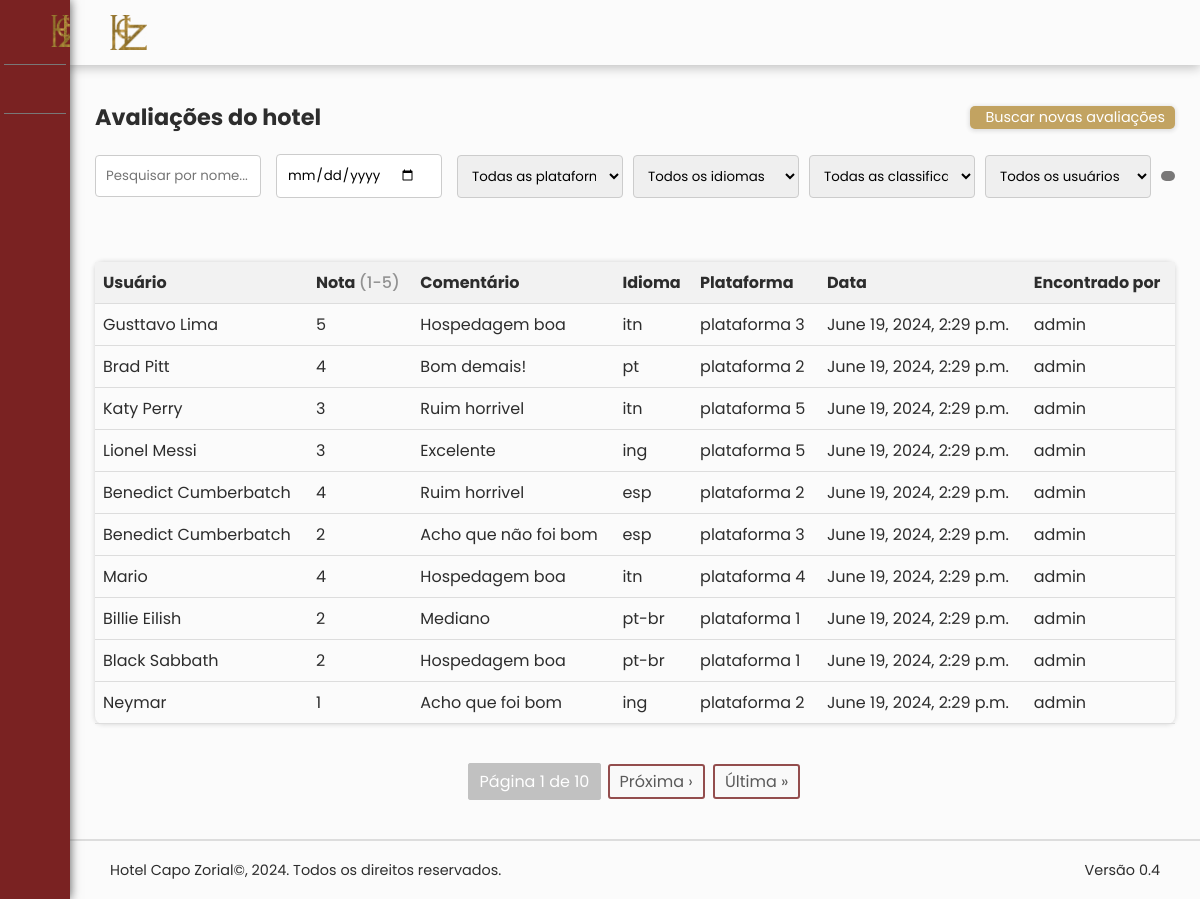
The app's page / (signed in), older data.
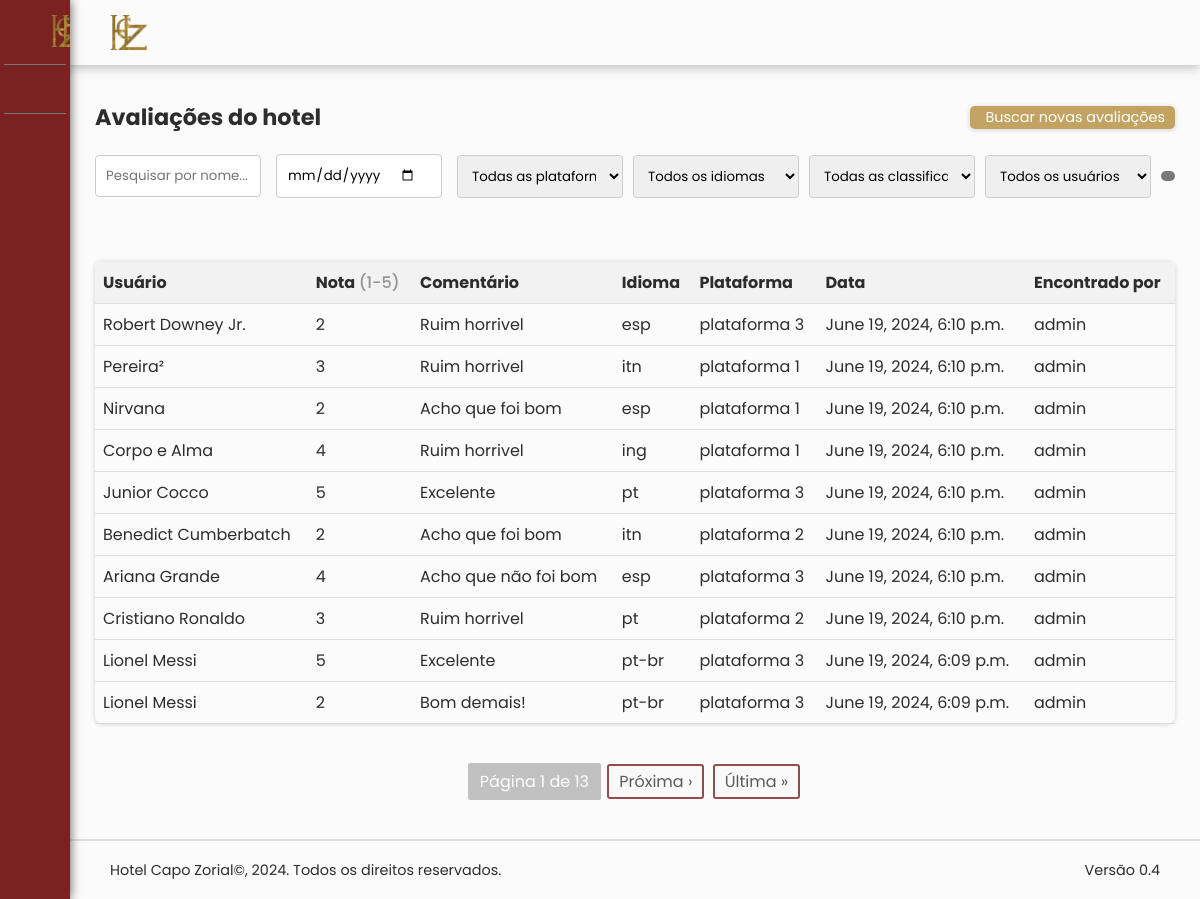
The same page, newer data.
### busca_app/models.py (models this page shows, shortened)
class Avaliacoes(models.Model):
    class Meta:
        ordering = ['-data']
    PLATAFORMA_CHOICES = [
        ('plataforma 1', 'Plataforma 1'),
        ('plataforma 2', 'Plataforma 2'),
        ('plataforma 3', 'Plataforma 3'),
        ('plataforma 4', 'Plataforma 4'),
        ('plataforma 5', 'Plataforma 5'),
    ]
    IDIOMA_CHOICES = [
        ('pt-br', 'Português Brasileiro'),
        ('pt', 'Português'),
        ('ing', 'Inglês'),
        ('esp', 'Espanhol'),
        ('itn', 'Italiano'),
    ]
    nome = models.CharField(max_length=100, verbose_name="Nome")
    texto = models.TextField(verbose_name="Texto")
    plataforma = models.CharField(max_length=50, choices=PLATAFORMA_CHOICES, verbose_name="Plataforma")
    data = models.DateTimeField(auto_now_add=True, verbose_name="Data")
    classificacao = models.IntegerField(verbose_name="Classificação")
    idioma = models.CharField(max_length=20, choices=IDIOMA_CHOICES, verbose_name="Idioma")
    encontrado_por = models.ForeignKey(User, on_delete=models.CASCADE, verbose_name="Encontrado por")

### busca_app/views.py (the view)
# urls.py: path("", views.home, name="home"),
def home(request):
    query = request.GET.get('q')
    data = request.GET.get('data')
    plataforma = request.GET.get('plataforma')
    idioma = request.GET.get('idioma')
    classificacao = request.GET.get('classificacao')
    encontrado_por = request.GET.get('encontrado_por')
    avaliacoes = Avaliacoes.objects.all()
    if query:
        avaliacoes = avaliacoes.filter(nome__icontains=query)
    if data:
        avaliacoes = avaliacoes.filter(data__date=data)
    if plataforma:
        avaliacoes = avaliacoes.filter(plataforma=plataforma)
    if idioma:
        avaliacoes = avaliacoes.filter(idioma=idioma)
    if classificacao:
        avaliacoes = avaliacoes.filter(classificacao=classificacao)
    if encontrado_por:
        avaliacoes = avaliacoes.filter(encontrado_por_id=encontrado_por)
    paginator = Paginator(avaliacoes, 10)
    page_number = request.GET.get('page')
    try:
        avaliacoes = paginator.page(page_number)
    except PageNotAnInteger:
        avaliacoes = paginator.page(1)
    except EmptyPage:
        avaliacoes = paginator.page(paginator.num_pages)
    plataformas = Avaliacoes.PLATAFORMA_CHOICES
    idiomas = Avaliacoes.IDIOMA_CHOICES
    classificacoes = [1, 2, 3, 4, 5]
    usuarios = User.objects.all()
    novas_avaliacoes = request.session.pop('novas_avaliacoes', None)
    return render(request, 'home.html', {
        'avaliacoes': avaliacoes,
        'plataformas': plataformas,
        'idiomas': idiomas,
        'classificacoes': classificacoes,
        'usuarios': usuarios,
        'novas_avaliacoes': novas_avaliacoes,
    })

### busca_app/templates/home.html (shortened to what this page needs)
{% extends 'index.html' %}
{% block content %}
<head>
    <link rel="stylesheet" href="../static/css/home.css">
</head>
<body id="atividades">
    <div class="content">
        <div class="search-and-add">
            <h1>Avaliações do hotel</h1>
            <div class="button-group">
                <a class="add_atividade" href="{% url 'buscar' %}">
                    <span class="title">Buscar novas avaliações</span>
                </a>
            </div>
        </div>
        <form class="search" action="{% url 'home' %}" method="GET">
            <input type="text" name="q" placeholder="Pesquisar por nome..." value="{{ request.GET.q }}">
            <input type="date" name="data" placeholder="Pesquisar por data..." value="{{ request.GET.data }}">
            <select name="plataforma">
                <option value="">Todas as plataformas</option>
            </select>
            <select name="idioma">
                <option value="">Todos os idiomas</option>
            </select>
            <select name="classificacao">
                <option value="">Todas as classificações</option>
            </select>
            <select name="encontrado_por">
                <option value="">Todos os usuários</option>
            </select>
            <button type="submit"></button>
        </form>
        <table class="atividades-table">
            <thead>
                <tr>
                    <th>Usuário</th>
                    <th>Nota <span style="font-weight: 500; color: #929292;">(1-5)</span></th>
                    <th>Comentário</th>
                    <th>Idioma</th>
                    <th>Plataforma</th>
                    <th>Data</th>
                    <th>Encontrado por</th>
                </tr>
            </thead>
            <tbody>
                {% for avaliacao in avaliacoes %}
                <tr>
                    <td><a href="#">{{ avaliacao.nome }}</a></td>
                    <td><a href="#">{{ avaliacao.classificacao }}<ion-icon style="padding-left: 3px; color: rgb(224, 224, 100);" name="star"></ion-icon></a></td>
                    <td><a href="#">{{ avaliacao.texto }}</a></td>
                    <td><a href="#">{{ avaliacao.idioma }}</a></td>
                    <td><a href="#">{{ avaliacao.plataforma }}</a></td>
                    <td><a href="#">{{ avaliacao.data }}</a></td>
                    <td><a href="#">{{ avaliacao.encontrado_por.username }}</a></td>
                </tr>
                {% endfor %}
            </tbody>
        </table>
    </div>
    <div class="pagination">
        {% if avaliacoes.has_other_pages %}
            <span class="current">Página {{ avaliacoes.number }} de {{ avaliacoes.paginator.num_pages }}</span>
            {% if avaliacoes.has_next %}
                <a href="?page={{ avaliacoes.next_page_number }}">Próxima &rsaquo;</a>
                <a href="?page={{ avaliacoes.paginator.num_pages }}">Última &raquo;</a>
            {% endif %}
        {% endif %}
    </div>
</body>
{% endblock %}

Row changes from the older to the newer data that the page shows:
no longer on this page (row unchanged): Avaliacoes: nome "Gusttavo Lima", classificacao "5", texto "Hospedagem boa", idioma "itn", plataforma "plataforma 3", data "June 19, 2024, 2:29 p.m.", encontrado_por.username "admin"
no longer on this page (row unchanged): Avaliacoes: nome "Brad Pitt", classificacao "4", texto "Bom demais!", idioma "pt", plataforma "plataforma 2", data "June 19, 2024, 2:29 p.m.", encontrado_por.username "admin"
no longer on this page (row unchanged): Avaliacoes: nome "Katy Perry", classificacao "3", texto "Ruim horrivel", idioma "itn", plataforma "plataforma 5", data "June 19, 2024, 2:29 p.m.", encontrado_por.username "admin"
no longer on this page (row unchanged): Avaliacoes: nome "Lionel Messi", classificacao "3", texto "Excelente", idioma "ing", plataforma "plataforma 5", data "June 19, 2024, 2:29 p.m.", encontrado_por.username "admin"
no longer on this page (row unchanged): Avaliacoes: nome "Benedict Cumberbatch", classificacao "4", texto "Ruim horrivel", idioma "esp", plataforma "plataforma 2", data "June 19, 2024, 2:29 p.m.", encontrado_por.username "admin"
no longer on this page (row unchanged): Avaliacoes: nome "Benedict Cumberbatch", classificacao "2", texto "Acho que não foi bom", idioma "esp", plataforma "plataforma 3", data "June 19, 2024, 2:29 p.m.", encontrado_por.username "admin"
no longer on this page (row unchanged): Avaliacoes: nome "Mario", classificacao "4", texto "Hospedagem boa", idioma "itn", plataforma "plataforma 4", data "June 19, 2024, 2:29 p.m.", encontrado_por.username "admin"
no longer on this page (row unchanged): Avaliacoes: nome "Billie Eilish", classificacao "2", texto "Mediano", idioma "pt-br", plataforma "plataforma 1", data "June 19, 2024, 2:29 p.m.", encontrado_por.username "admin"
no longer on this page (row unchanged): Avaliacoes: nome "Black Sabbath", classificacao "2", texto "Hospedagem boa", idioma "pt-br", plataforma "plataforma 1", data "June 19, 2024, 2:29 p.m.", encontrado_por.username "admin"
no longer on this page (row unchanged): Avaliacoes: nome "Neymar", classificacao "1", texto "Acho que foi bom", idioma "ing", plataforma "plataforma 2", data "June 19, 2024, 2:29 p.m.", encontrado_por.username "admin"
added Avaliacoes: nome "Robert Downey Jr.", classificacao "2", texto "Ruim horrivel", idioma "esp", plataforma "plataforma 3", data "June 19, 2024, 6:10 p.m.", encontrado_por.username "admin"
added Avaliacoes: nome "Pereira²", classificacao "3", texto "Ruim horrivel", idioma "itn", plataforma "plataforma 1", data "June 19, 2024, 6:10 p.m.", encontrado_por.username "admin"
added Avaliacoes: nome "Nirvana", classificacao "2", texto "Acho que foi bom", idioma "esp", plataforma "plataforma 1", data "June 19, 2024, 6:10 p.m.", encontrado_por.username "admin"
added Avaliacoes: nome "Corpo e Alma", classificacao "4", texto "Ruim horrivel", idioma "ing", plataforma "plataforma 1", data "June 19, 2024, 6:10 p.m.", encontrado_por.username "admin"
added Avaliacoes: nome "Junior Cocco", classificacao "5", texto "Excelente", idioma "pt", plataforma "plataforma 3", data "June 19, 2024, 6:10 p.m.", encontrado_por.username "admin"
added Avaliacoes: nome "Benedict Cumberbatch", classificacao "2", texto "Acho que foi bom", idioma "itn", plataforma "plataforma 2", data "June 19, 2024, 6:10 p.m.", encontrado_por.username "admin"
added Avaliacoes: nome "Ariana Grande", classificacao "4", texto "Acho que não foi bom", idioma "esp", plataforma "plataforma 3", data "June 19, 2024, 6:10 p.m.", encontrado_por.username "admin"
added Avaliacoes: nome "Cristiano Ronaldo", classificacao "3", texto "Ruim horrivel", idioma "pt", plataforma "plataforma 2", data "June 19, 2024, 6:10 p.m.", encontrado_por.username "admin"
added Avaliacoes: nome "Lionel Messi", classificacao "5", texto "Excelente", idioma "pt-br", plataforma "plataforma 3", data "June 19, 2024, 6:09 p.m.", encontrado_por.username "admin"
added Avaliacoes: nome "Lionel Messi", classificacao "2", texto "Bom demais!", idioma "pt-br", plataforma "plataforma 3", data "June 19, 2024, 6:09 p.m.", encontrado_por.username "admin"
Text that changed along with them:
{{ avaliacoes.paginator.num_pages }}: "10" → "13"
